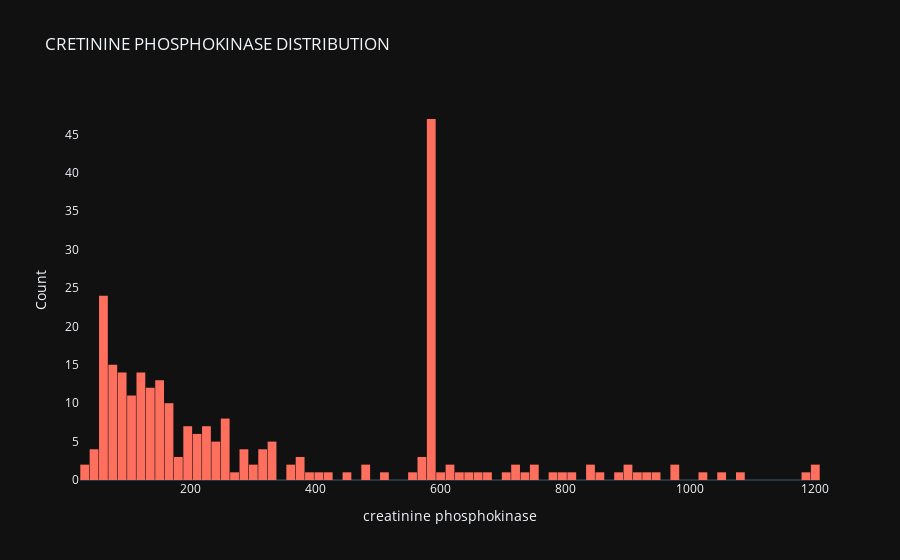

Here is the notebook cell this chart was saved with:
### Code cell
#distribution of creatinine phosphokinase
import plotly.graph_objects as go
fig= go.Figure()
fig.add_trace(go.Histogram(x= df['creatinine_phosphokinase'],
                          xbins= dict(start= df['creatinine_phosphokinase'].min(), 
                                      end= 1200, size= 15), marker_color= '#FE6F5E',
                          opacity= 1))
fig.update_layout(title_text= 'CRETININE PHOSPHOKINASE DISTRIBUTION',
                 xaxis_title_text= 'creatinine phosphokinase',
                 yaxis_title_text= 'Count',bargap= 0.06, template= 'plotly_dark',
                 xaxis =  {'showgrid': False },
                  yaxis = {'showgrid': False })
fig.show()

### Figure 1 — Plotly figure (JSON) as saved in the notebook; plotly's stock layout.template omitted (floating-point values rounded to 4 significant figures; data arrays with more than 128 entries replaced by an {"elided": "..."} marker saying what was removed)
{"data": [{"marker": {"color": "#FE6F5E"}, "opacity": 1, "type": "histogram", "x": {"elided": "297 int values"}, "xbins": {"end": 1200, "size": 15, "start": 23}}], "layout": {"bargap": 0.06, "title": {"text": "CRETININE PHOSPHOKINASE DISTRIBUTION"}, "xaxis": {"showgrid": false, "title": {"text": "creatinine phosphokinase"}}, "yaxis": {"showgrid": false, "title": {"text": "Count"}}}}
